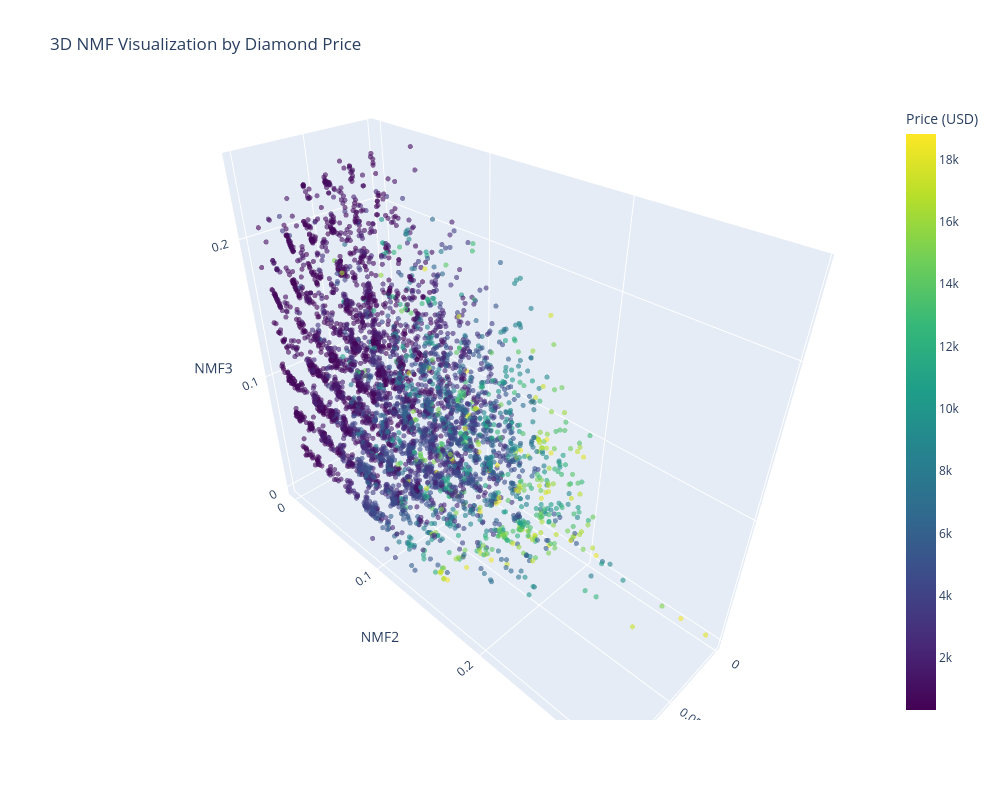

This figure's notebook cell:
### Markdown cell above
**Graph explanation.** The two coordinates are nonnegative NMF component weights, with price added as color after fitting. The projection has a 27.59% relative reconstruction error. Visible groups have not been tested as clusters.

### Code cell
fig = px.scatter_3d(
    df_nmf_3d,
    x='NMF1',
    y='NMF2',
    z='NMF3',
    color='price_usd',
    color_continuous_scale='Viridis',
    opacity=0.6,
    title='3D NMF Visualization by Diamond Price',
    labels={'price_usd': 'Price (USD)'}
)

fig.update_traces(marker=dict(size=3))
fig.update_layout(width=1000, height=800)

fig.show()

### Figure 1 — Plotly figure (JSON) as saved in the notebook; plotly's stock layout.template omitted (floating-point values rounded to 4 significant figures; data arrays with more than 128 entries replaced by an {"elided": "..."} marker saying what was removed)
{"data": [{"hovertemplate": "NMF1=%{x}<br>NMF2=%{y}<br>NMF3=%{z}<br>Price (USD)=%{marker.color}<extra></extra>", "legendgroup": "", "marker": {"color": {"elided": "4889 int values"}, "coloraxis": "coloraxis", "opacity": 0.6, "size": 3, "symbol": "circle"}, "mode": "markers", "name": "", "scene": "scene", "showlegend": false, "type": "scatter3d", "x": {"elided": "4889 float values"}, "y": {"elided": "4889 float values"}, "z": {"elided": "4889 float values"}}], "layout": {"coloraxis": {"autocolorscale": false, "colorbar": {"title": {"text": "Price (USD)"}}, "colorscale": [[0, "#440154"], [0.1111, "#482878"], [0.2222, "#3e4989"], [0.3333, "#31688e"], [0.4444, "#26828e"], [0.5556, "#1f9e89"], [0.6667, "#35b779"], [0.7778, "#6ece58"], [0.8889, "#b5de2b"], [1, "#fde725"]]}, "height": 800, "legend": {"tracegroupgap": 0}, "scene": {"domain": {"x": [0, 1], "y": [0, 1]}, "xaxis": {"title": {"text": "NMF1"}}, "yaxis": {"title": {"text": "NMF2"}}, "zaxis": {"title": {"text": "NMF3"}}}, "title": {"text": "3D NMF Visualization by Diamond Price"}, "width": 1000}}
